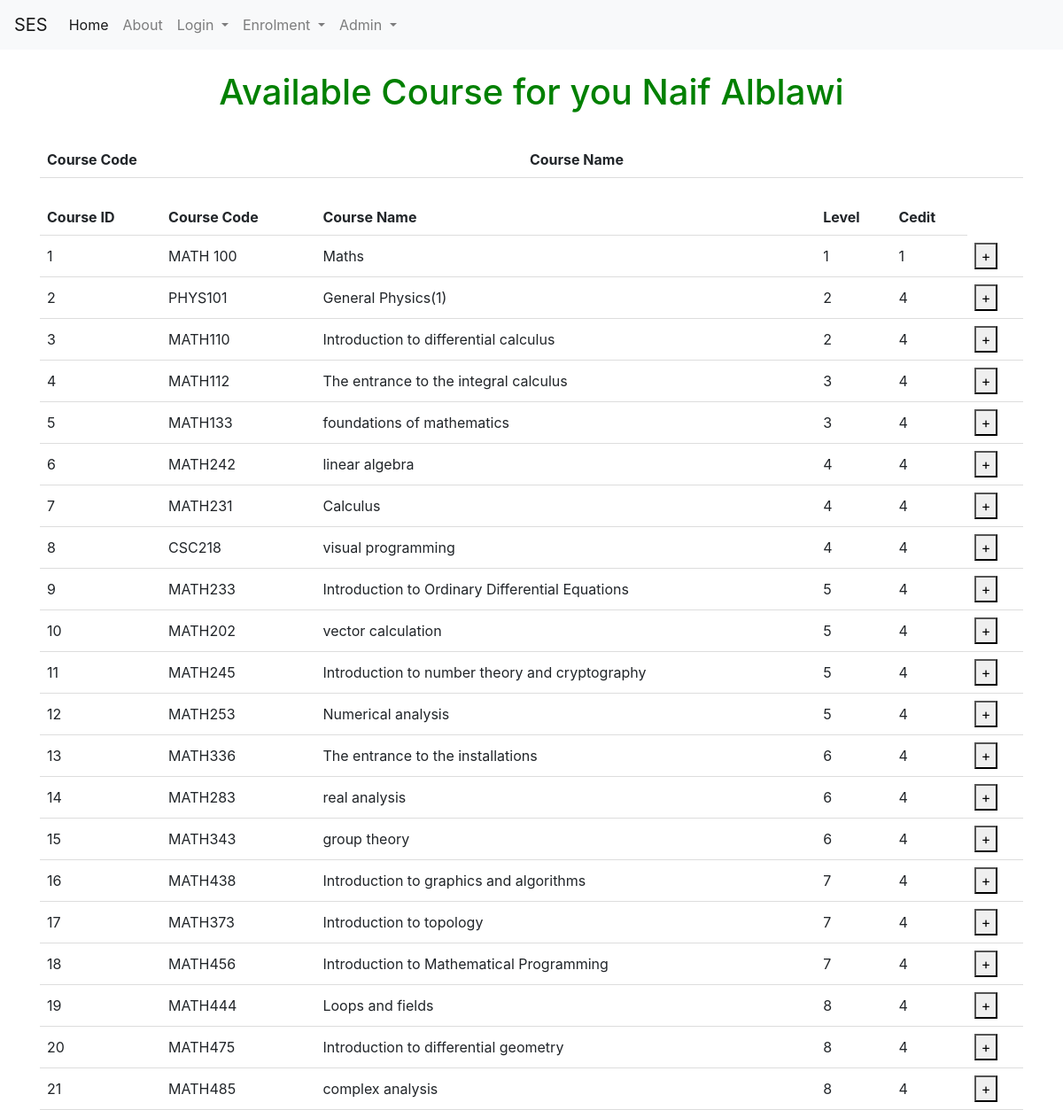
/student_course_enrolment (signed in), run on the app's committed database.
### models.py (models this page shows)
class User(UserMixin, db.Model):
    id = db.Column(db.Integer, primary_key=True)
    email = db.Column(db.String(100), unique=True)
    password = db.Column(db.String(100))
    name = db.Column(db.String(1000))
    dep_id =  db.Column(db.Integer)
    rol_id =  db.Column(db.Integer)

### tables this page shows
CREATE TABLE course (course_id [int] IDENTITY (1, 1) NOT NULL PRIMARY KEY UNIQUE, course_name [nchar] (10), course_descr [nchar] (10), course_code [nchar] (10), dep_id [int], plan_id [int], level_id [int], credit INTEGER);

### available_courses.py (the view)
@available_courses.route('/student_course_enrolment', methods=['GET', 'POST'])
def student_course_enrolment():
    with app.app_context():
        con = sqlite3.connect("instance/db.sqlite")
        cur = con.cursor()
        cur.execute("SELECT course_id,course_code,course_name,level_id,credit FROM course where dep_id = (select dep_id from user where id = '%s' ) " % (1))
        data = cur.fetchall()
        con.commit()
        con.close()
    return render_template('student_course_enrolment.html', data=data, idd = current_user.id,name= current_user.name)

### __init__.py (called while the page is built)
def create_app():
    app = Flask(__name__)
    app.config['SECRET_KEY'] = 'secret-key-goes-here'
    app.config['SQLALCHEMY_DATABASE_URI'] = 'sqlite:///db.sqlite'
    app.config['SQLALCHEMY_TRACK_MODIFICATIONS'] = False
    db.init_app(app)
    login_manager = LoginManager()
    login_manager.login_view = 'auth.login'
    login_manager.init_app(app)
    from models import User
    @login_manager.user_loader
    def load_user(user_id):
        return User.query.get(int(user_id))
    from auth import auth as auth_blueprint
    app.register_blueprint(auth_blueprint)
    from main import main as main_blueprint
    app.register_blueprint(main_blueprint)
    from available_courses import available_courses as main_blueprint
    app.register_blueprint(main_blueprint)
    from insert_course import insert_course as main_blueprint
    app.register_blueprint(main_blueprint)
    return app

### templates/student_course_enrolment.html (shortened to what this page needs)
{% extends "base.html" %}
{% block content %}
<h1>Available Course for you {{name}} </h1>
<form method="post" action="/delcourse">
    <table id="table_to_highlight" style="width:100%">
        <thead>
          <tr>
            <th>Course Code</th>
            <th>Course Name</th>
          </tr>
          </thead>
      </table>
</form>
<form method="POST" action="/incourse">
<table id="table_to_highlight" style="width:100%">
    <thead>
      <tr>
        <th>Course ID</th>
        <th>Course Code</th>
        <th>Course Name</th>
        <th>Level</th>
        <th>Cedit</th>
      </tr>
      </thead>
      <tbody>
       {% for row in data %}
              <tr>
                <td><input type="hidden" name="title" value="{{ row[0] }}"> {{ row[0] }} </td>
                  <td>{{row[1]}}</td>
                  <td>{{row[2]}}</td>
                  <td>{{row[3]}}</td>
                  <td>{{row[4]}}</td>
                  <td><button class="bi bi-plus" type="submit" value="{{ row[0] }}" name="course_id">+</button></td>
              </tr>
          {% endfor %}
      </tbody>
  </table>
    </form>
    {% endblock %}

### templates/student_course_enrolment.html (style rules this page uses)
body { text-align: center; }
h1 { color: green; }
table { border-collapse: collapse; width: 100%; }
th, td { padding: 8px; text-align: left; border-bottom: 1px solid #ddd; }

### data on the page
User: name "Naif Alblawi"
course: course_id "1", course_code "MATH 100", course_name "Maths", level "1", credit "1"
course: course_id "2", course_code "PHYS101", course_name "General Physics(1)", level "2", credit "4"
course: course_id "3", course_code "MATH110", course_name "Introduction to differential calculus", level "2", credit "4"
course: course_id "4", course_code "MATH112", course_name "The entrance to the integral calculus", level "3", credit "4"
course: course_id "5", course_code "MATH133", course_name "foundations of mathematics", level "3", credit "4"
course: course_id "6", course_code "MATH242", course_name "linear algebra", level "4", credit "4"
course: course_id "7", course_code "MATH231", course_name "Calculus", level "4", credit "4"
course: course_id "8", course_code "CSC218", course_name "visual programming", level "4", credit "4"
course: course_id "9", course_code "MATH233", course_name "Introduction to Ordinary Differential Equations", level "5", credit "4"
course: course_id "10", course_code "MATH202", course_name "vector calculation", level "5", credit "4"
course: course_id "11", course_code "MATH245", course_name "Introduction to number theory and cryptography", level "5", credit "4"
course: course_id "12", course_code "MATH253", course_name "Numerical analysis", level "5", credit "4"
course: course_id "13", course_code "MATH336", course_name "The entrance to the installations", level "6", credit "4"
course: course_id "14", course_code "MATH283", course_name "real analysis", level "6", credit "4"
course: course_id "15", course_code "MATH343", course_name "group theory", level "6", credit "4"
course: course_id "16", course_code "MATH438", course_name "Introduction to graphics and algorithms", level "7", credit "4"
course: course_id "17", course_code "MATH373", course_name "Introduction to topology", level "7", credit "4"
course: course_id "18", course_code "MATH456", course_name "Introduction to Mathematical Programming", level "7", credit "4"
course: course_id "19", course_code "MATH444", course_name "Loops and fields", level "8", credit "4"
course: course_id "20", course_code "MATH475", course_name "Introduction to differential geometry", level "8", credit "4"
course: course_id "21", course_code "MATH485", course_name "complex analysis", level "8", credit "4"
